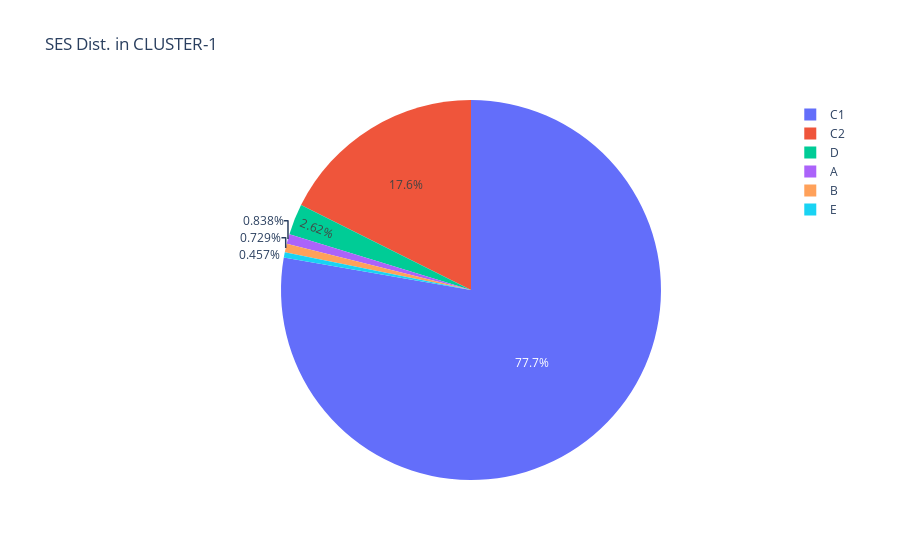

Source (notebook cell):
### Code cell
pie=cluster_1.groupby('SES').size().reset_index()
pie.columns=['SES','value']
px.pie(pie,values='value',names='SES', title='SES Dist. in CLUSTER-1')

### Figure 1 — Plotly figure (JSON) as saved in the notebook; plotly's stock layout.template omitted (floating-point values rounded to 4 significant figures)
{"data": [{"domain": {"x": [0, 1], "y": [0, 1]}, "hovertemplate": "SES=%{label}<br>value=%{value}<extra></extra>", "labels": ["A", "B", "C1", "C2", "D", "E"], "legendgroup": "", "name": "", "showlegend": true, "type": "pie", "values": [77, 67, 7143, 1620, 241, 42]}], "layout": {"autosize": true, "legend": {"tracegroupgap": 0}, "title": {"text": "SES Dist. in CLUSTER-1"}}}
